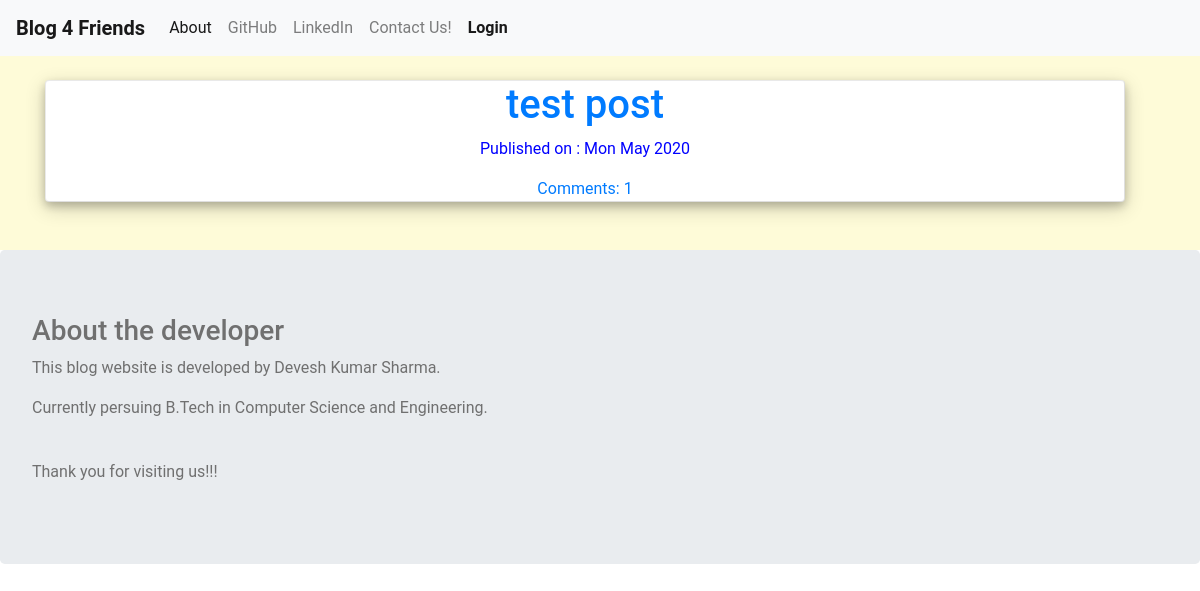
The app's page /, older data.
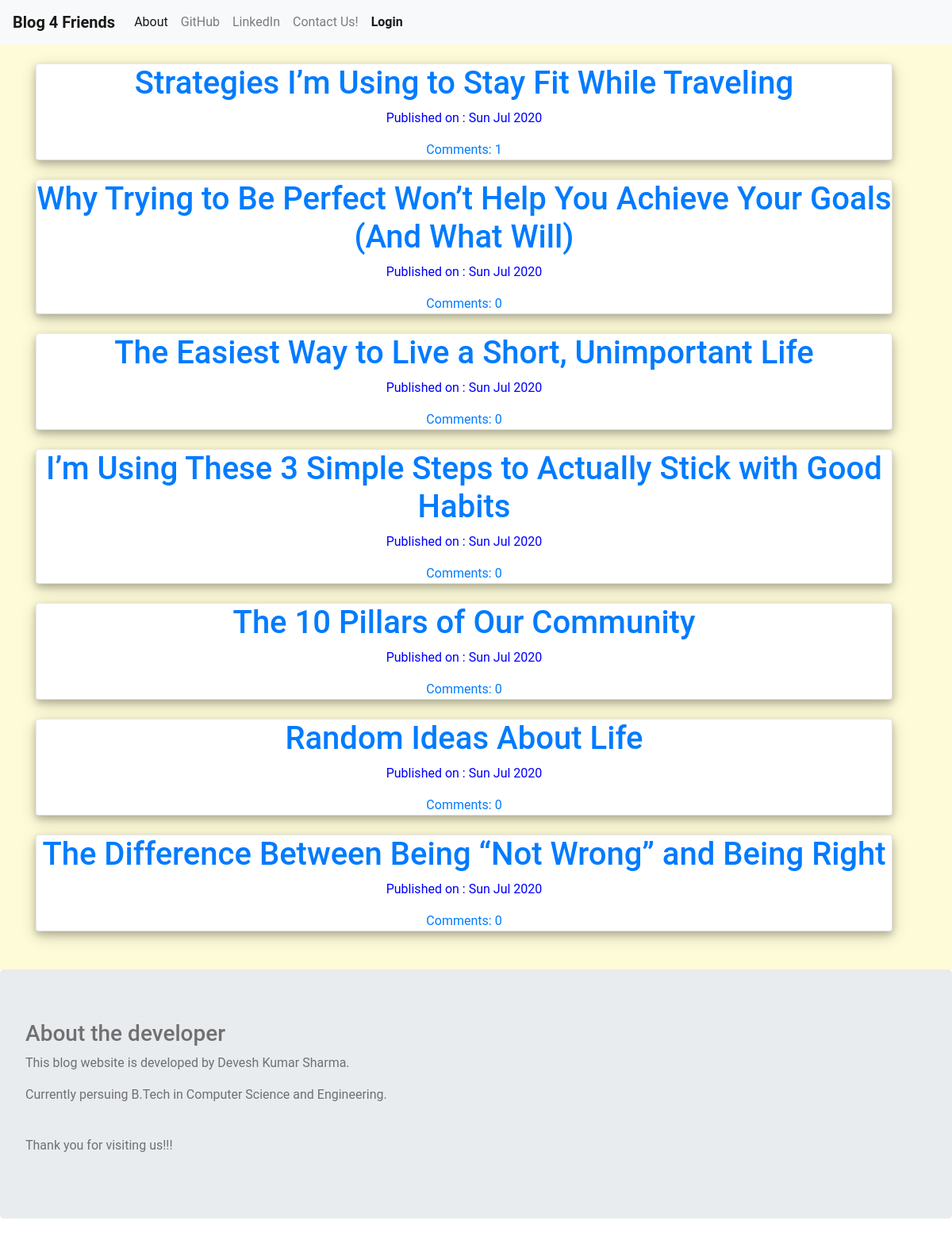
The same page, newer data.
### blog/models.py (models this page shows, shortened)
class Post(models.Model):
    author = models.ForeignKey('auth.User',on_delete=models.CASCADE)
    title = models.CharField(max_length=200)
    text = models.TextField()
    created_date = models.DateTimeField(default=timezone.now)
    published_date = models.DateTimeField(blank=True,null= True)
    def approve_comments(self):
        return self.comments.filter(approved_comment=True)

### blog/views.py (the view)
# urls.py: path('',views.PostListView.as_view(),name='post_list'),
class PostListView(ListView):
    model = Post
    def get_queryset(self):
        return Post.objects.filter(published_date__lte=timezone.now()).order_by('-published_date')

### blog/templates/blog/post_list.html
{% extends "blog/base.html" %}
{% block content %}
<div class="">
<br>
  {% for post in post_list %}
<div class="card" style="color:blue;text-align:center;border-style: outset;">
  <h1> <a href="{% url 'post_detail' pk=post.pk %}">{{ post.title }}</a> </h1>
  <div class="date">
    <p>Published on : {{post.published_date|date:"D M Y"}}</p>
  </div>
  <a href="{% url 'post_detail' pk=post.pk %}">Comments: {{post.approve_comments.count}}</a>
  </div>
  <br>
  {% endfor %}
<br>
</div>
{% endblock %}

### blog/templates/blog/base.html (shortened to what this page needs)
{% load staticfiles %}
<!DOCTYPE html>
<html lang="" dir="ltr">
  <head>
<link rel="stylesheet" href="https://stackpath.bootstrapcdn.com/bootstrap/4.5.0/css/bootstrap.min.css">
    <link rel="stylesheet" href="//cdn.jsdelivr.net/npm/navbar navbar-dark bg-darkmedium-editor@latest/dist/css/medium-editor.min.css" type="text/css" media="screen" charset="utf-8">
    <link rel="stylesheet" href="{% static 'css/blog.css' %}">
  </head>
  <body class="">
    <nav class="navbar navbar-expand-lg navbar-light bg-light">
      <a class="navbar-brand" href="{% url 'post_list' %}"><b>Blog 4 Friends</b></a>
        <ul class="navbar-nav mr-auto">
          <li class="nav-item active">
            <a class="nav-link" href="{% url 'about' %}">About</a>
          </li>
          <li class="nav-item">
            <a class="nav-link" href="https://www.github.com">GitHub</a>
          </li>
          <li class="nav-item">
            <a class="nav-link" href="https://www.linkedin.com">LinkedIn</a>
          </li>
          <li class="nav-item">
            <a class="nav-link" href="{% url 'contact' %}">Contact Us!</a>
          </li>
          {%  if user.is_authenticated %}
          <li class="nav-item">
              <a class="nav-link" href="{% url 'post_new' %}">New Post</a>
          </li>
          <li>
              <a class="nav-link" href="{% url 'post_draft_list' %}">Drafts</a>
          </li>
            <li>
              <a class="nav-link" href="{% url 'logout'%}">LogOut</a>
            <li class="nav-item">
              <a class="nav-link" ><b>Welcome : {{user.username}}</b></a>
            </li>
            {% else %}
            <li class="nav-item active"> <a class="nav-link" href="{% url 'login' %}"><b>Login</b></a> </li>
          {% endif %}
        </ul>
    </nav>
<div class="loader" style="background-color: #fefbd8;">
    <div class="container" >
      <div class="row" >
        <div class="col-md-8" >
          <div class="blog_posts" >
            {% block content %}
            {% endblock %}
          </div>
        </div>
      </div>
    </div>
</div>
      <div class="jumbotron">
      <h3>About the developer</h3>
      <p>This blog website is developed by Devesh Kumar Sharma.</p>
      <p>Currently persuing B.Tech in Computer Science and Engineering.</p>
      <br>
      <p>Thank you for visiting us!!!</p>
      </div>
  </body>
</html>

### blog/static/css/blog.css (style rules this page uses)
.loader { filter:hue-rotate(0deg); color:linear-gradient(45deg,#0f8,#08f); animation:hue 10000ms infinite linear; }
body { font-family: 'Roboto'; font-weight: normal; font-size: 16px; color: #707070; background: url(); https://i.pinimg.com/originals/79/35/ed/7935ed83637b110edeb5c45925b96834.jpg background-size: 1920px 1080px; background-repeat: no-repeat; }
div.card { width: 1080px; box-shadow: 0 4px 8px 0 rgba(0, 0, 0, 0.2), 0 6px 20px 0 rgba(0, 0, 0, 0.19); text-align: center; }

Row changes from the older to the newer data that the page shows:
removed Post: title "test post", published_date "Mon May 2020", approve_comments.count "1"
added Post: title "Strategies I’m Using to Stay Fit While Traveling", published_date "Sun Jul 2020", approve_comments.count "1"
added Post: title "Why Trying to Be Perfect Won’t Help You Achieve Your Goals (And What Will)", published_date "Sun Jul 2020", approve_comments.count "0"
added Post: title "The Easiest Way to Live a Short, Unimportant Life", published_date "Sun Jul 2020", approve_comments.count "0"
added Post: title "I’m Using These 3 Simple Steps to Actually Stick with Good Habits", published_date "Sun Jul 2020", approve_comments.count "0"
added Post: title "The 10 Pillars of Our Community", published_date "Sun Jul 2020", approve_comments.count "0"
added Post: title "Random Ideas About Life", published_date "Sun Jul 2020", approve_comments.count "0"
added Post: title "The Difference Between Being “Not Wrong” and Being Right", published_date "Sun Jul 2020", approve_comments.count "0"
